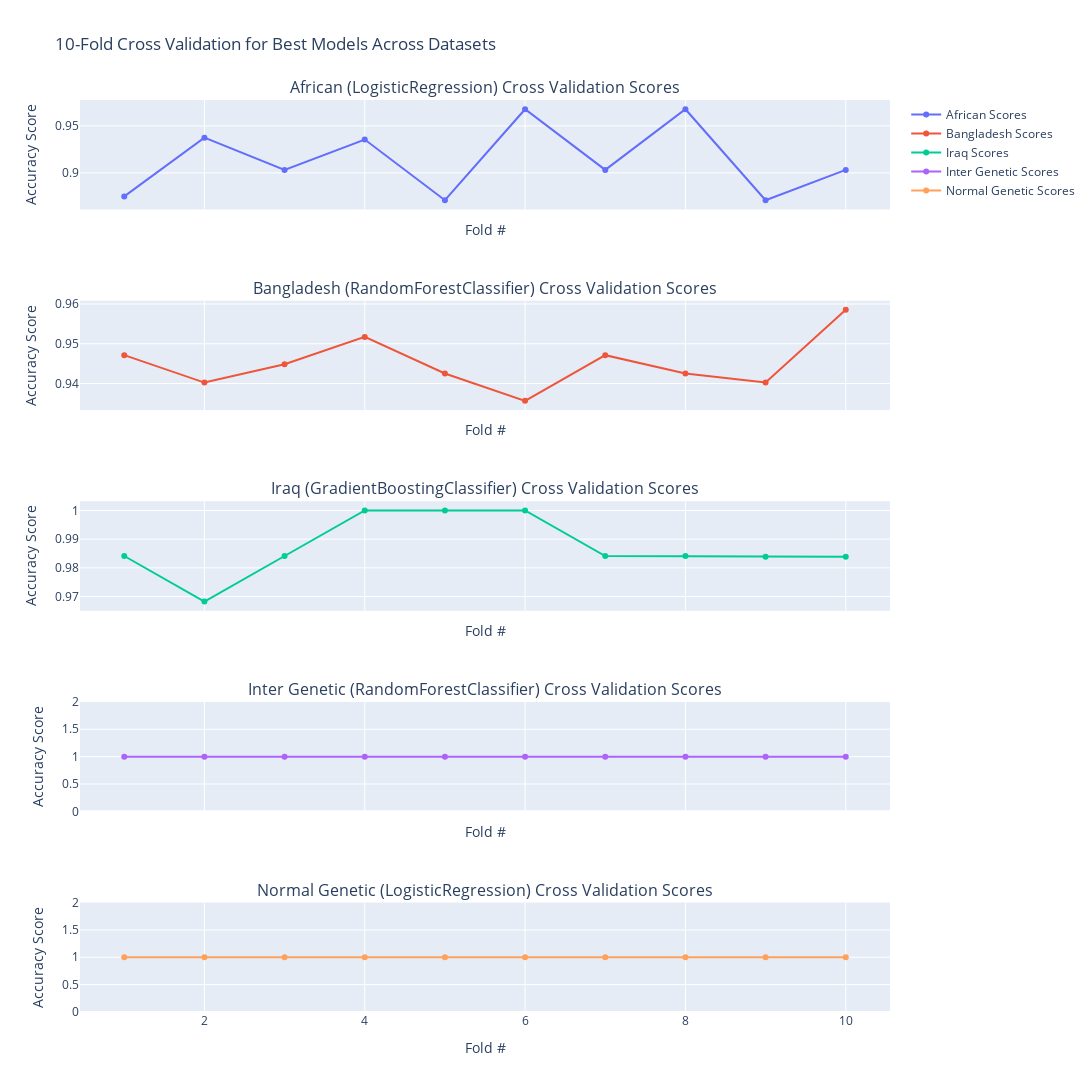

Notebook code for this chart:
### Markdown cell above
Subplots of Cross Validation for the best model

### Code cell
import plotly.graph_objects as go
from plotly.subplots import make_subplots
from sklearn.model_selection import cross_val_score
from sklearn.linear_model import LogisticRegression
from sklearn.ensemble import RandomForestClassifier, GradientBoostingClassifier

# Define the best models for each dataset
best_models_mapping = {
    "African": LogisticRegression(),
    "Bangladesh": RandomForestClassifier(),
    "Iraq": GradientBoostingClassifier(),
    "Inter Genetic": RandomForestClassifier(),
    "Normal Genetic": LogisticRegression(),
}

# Define datasets (replace with actual variable names)
datasets = {
    "African": (X_train_african_scaled, y_train_african),  # Update with correct dataset variable names
    "Bangladesh": (X_train_bangladesh_scaled, y_train_bangladesh),
    "Iraq": (X_train_iraq_scaled, y_train_iraq),
    "Inter Genetic": (X_train_inter_genetic_scaled, y_train_inter_genetic),
    "Normal Genetic": (X_train_normal_genetic_scaled, y_train_normal_genetic),
}

cv_folds = 10  # Number of cross-validation folds
cv_scores = {}

# Perform cross-validation for each dataset's best model
for dataset_name, (X, y) in datasets.items():
    model = best_models_mapping[dataset_name]
    scores = cross_val_score(model, X, y, cv=cv_folds)
    cv_scores[dataset_name] = scores

# Create subplots for each dataset's best model
fig = make_subplots(
    rows=len(datasets), cols=1, shared_xaxes=True,
    subplot_titles=[f"{dataset} ({best_models_mapping[dataset].__class__.__name__}) Cross Validation Scores" 
                    for dataset in datasets.keys()]
)

# Add traces for each dataset's best model
for i, (dataset_name, scores) in enumerate(cv_scores.items(), start=1):
    fig.add_trace(
        go.Scatter(x=list(range(1, len(scores) + 1)), y=scores, name=f"{dataset_name} Scores"),
        row=i, col=1
    )

# Update layout
fig.update_layout(
    height=1500, width=1200,
    title_text="10-Fold Cross Validation for Best Models Across Datasets",
    showlegend=True
)
fig.update_yaxes(title_text="Accuracy Score")
fig.update_xaxes(title_text="Fold #")

# Show the figure
fig.show()

### Figure 1 — Plotly figure (JSON) as saved in the notebook; plotly's stock layout.template omitted (floating-point values rounded to 4 significant figures)
{"data": [{"name": "African Scores", "type": "scatter", "x": [1, 2, 3, 4, 5, 6, 7, 8, 9, 10], "xaxis": "x", "y": [0.875, 0.9375, 0.9032, 0.9355, 0.871, 0.9677, 0.9032, 0.9677, 0.871, 0.9032], "yaxis": "y"}, {"name": "Bangladesh Scores", "type": "scatter", "x": [1, 2, 3, 4, 5, 6, 7, 8, 9, 10], "xaxis": "x2", "y": [0.9471, 0.9402, 0.9448, 0.9517, 0.9425, 0.9356, 0.9471, 0.9425, 0.9402, 0.9585], "yaxis": "y2"}, {"name": "Iraq Scores", "type": "scatter", "x": [1, 2, 3, 4, 5, 6, 7, 8, 9, 10], "xaxis": "x3", "y": [0.9841, 0.9683, 0.9841, 1, 1, 1, 0.9841, 0.9841, 0.9839, 0.9839], "yaxis": "y3"}, {"name": "Inter Genetic Scores", "type": "scatter", "x": [1, 2, 3, 4, 5, 6, 7, 8, 9, 10], "xaxis": "x4", "y": [1, 1, 1, 1, 1, 1, 1, 1, 1, 1], "yaxis": "y4"}, {"name": "Normal Genetic Scores", "type": "scatter", "x": [1, 2, 3, 4, 5, 6, 7, 8, 9, 10], "xaxis": "x5", "y": [1, 1, 1, 1, 1, 1, 1, 1, 1, 1], "yaxis": "y5"}], "layout": {"annotations": [{"font": {"size": 16}, "showarrow": false, "text": "African (LogisticRegression) Cross Validation Scores", "x": 0.5, "xanchor": "center", "xref": "paper", "y": 1, "yanchor": "bottom", "yref": "paper"}, {"font": {"size": 16}, "showarrow": false, "text": "Bangladesh (RandomForestClassifier) Cross Validation Scores", "x": 0.5, "xanchor": "center", "xref": "paper", "y": 0.78, "yanchor": "bottom", "yref": "paper"}, {"font": {"size": 16}, "showarrow": false, "text": "Iraq (GradientBoostingClassifier) Cross Validation Scores", "x": 0.5, "xanchor": "center", "xref": "paper", "y": 0.56, "yanchor": "bottom", "yref": "paper"}, {"font": {"size": 16}, "showarrow": false, "text": "Inter Genetic (RandomForestClassifier) Cross Validation Scores", "x": 0.5, "xanchor": "center", "xref": "paper", "y": 0.34, "yanchor": "bottom", "yref": "paper"}, {"font": {"size": 16}, "showarrow": false, "text": "Normal Genetic (LogisticRegression) Cross Validation Scores", "x": 0.5, "xanchor": "center", "xref": "paper", "y": 0.12, "yanchor": "bottom", "yref": "paper"}], "height": 1500, "showlegend": true, "title": {"text": "10-Fold Cross Validation for Best Models Across Datasets"}, "width": 1200, "xaxis": {"anchor": "y", "domain": [0, 1], "matches": "x5", "showticklabels": false, "title": {"text": "Fold #"}}, "xaxis2": {"anchor": "y2", "domain": [0, 1], "matches": "x5", "showticklabels": false, "title": {"text": "Fold #"}}, "xaxis3": {"anchor": "y3", "domain": [0, 1], "matches": "x5", "showticklabels": false, "title": {"text": "Fold #"}}, "xaxis4": {"anchor": "y4", "domain": [0, 1], "matches": "x5", "showticklabels": false, "title": {"text": "Fold #"}}, "xaxis5": {"anchor": "y5", "domain": [0, 1], "title": {"text": "Fold #"}}, "yaxis": {"anchor": "x", "domain": [0.88, 1], "title": {"text": "Accuracy Score"}}, "yaxis2": {"anchor": "x2", "domain": [0.66, 0.78], "title": {"text": "Accuracy Score"}}, "yaxis3": {"anchor": "x3", "domain": [0.44, 0.56], "title": {"text": "Accuracy Score"}}, "yaxis4": {"anchor": "x4", "domain": [0.22, 0.34], "title": {"text": "Accuracy Score"}}, "yaxis5": {"anchor": "x5", "domain": [0, 0.12], "title": {"text": "Accuracy Score"}}}}
